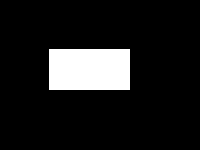
%> input picture HW4/boxIm1.bmp, 200 x 150 px
$ octave HW4.m   (GNU Octave 9; MATLAB toolbox functions it lacks are replaced by stand-ins)
%> lines starting %> are read from the running program, lines starting %| are printed output that depends on the picture; in (x1, y1, x2, y2) boxes, pixels count from 0 and x2, y2 are one past the last pixel; in counts of white or black regions, pixels touching at a corner belong together; the program's own positions count from 1
%%%%%%%%%%%%%%%%%%%%%%%%%%%%%%
%Problem 1

Im1 = im2double(imread('boxIm1.bmp'));
%> Im1: size 150x200 double; values 0 (black) and 1 (white), 11.1% white; 1 white region, box (x1, y1, x2, y2) and area: (49, 49, 130, 90) 3321
NvalsIm1 = similitudeMoments(Im1);
%> in spatial_central_moments, `m00 = sum(sum(image));`: m00 = 3321
%> after the loop in spatial_central_moments, `for row = 1 :y`: m01 = 232470; m10 = 298890
%> in spatial_central_moments, `x_bar = m10/m00;`: x_bar = 90
%> in spatial_central_moments, `y_bar = m01/m00;`: y_bar = 70
%> the loop in spatial_central_moments, `for row = 1 :y` made 150 passes
%> n_pq on passes 1 to 12: 0, 0, 0, 0, 0, 0, 0, 0, 0, 0, 0, 0
%> after the loop in spatial_central_moments, `for row = 1 :y`: u_pq = 464940
%> the loop in spatial_central_moments (call 2), `for row = 1 :y` made 150 passes
%> in similitudeMoments, `Nvals = [spatial_central_moments(image,0, 2), spatial_central_moments(..`: Nvals = [0.0422 0 0 0 0.165 0 0]
%> NvalsIm1 = [0.0422 0 0 0 0.165 0 0]
disp(NvalsIm1);
%|    0.0422        0        0        0   0.1646        0        0

Im2 = im2double(imread('boxIm2.bmp'));
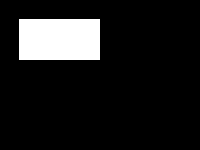
%> input picture HW4/boxIm2.bmp, 200 x 150 px
%> Im2: size 150x200 double; values 0 (black) and 1 (white), 11.1% white; 1 white region, box (x1, y1, x2, y2) and area: (19, 19, 100, 60) 3321
NvalsIm2 = similitudeMoments(Im2);
disp(NvalsIm2);
%|    0.0422        0        0        0   0.1646        0        0

Im3 = im2double(imread('boxIm3.bmp'));
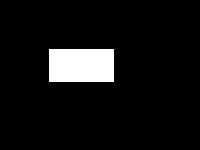
%> input picture HW4/boxIm3.bmp, 200 x 150 px
%> Im3: size 150x200 double; values 0 (black) and 1 (white), 7.1% white; 1 white region, box (x1, y1, x2, y2) and area: (49, 49, 114, 82) 2145
NvalsIm3 = similitudeMoments(Im3);
disp(NvalsIm3);
%|    0.0423        0        0        0   0.1641        0        0

Im4 = im2double(imread('boxIm4.bmp'));
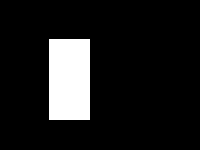
%> input picture HW4/boxIm4.bmp, 200 x 150 px
%> Im4: size 150x200 double; values 0 (black) and 1 (white), 11.1% white; 1 white region, box (x1, y1, x2, y2) and area: (49, 39, 90, 120) 3321
NvalsIm4 = similitudeMoments(Im4);
disp(NvalsIm4);
%|    0.1646        0        0        0   0.0422        0        0

%%%%%%%%%%%%%%%%%%%%%%%%%%%%%%
%Problem 2

%% Load the data
clear; close all;
load eigdata.txt;
X = eigdata;
subplot(5,1,1);
plot(X(:,1),X(:,2),'b.');
axis('equal');
%% mean-subtract data
m = mean(X);
Y = X - ones(size(X,1),1)*m;
subplot(5,1,2);
plot(Y(:,1),Y(:,2),'r.');
axis('equal');


%%%%%%%%%%%%%%%%%%%%%%%%%%%%%%
%Problem 3
cov_Y = cov(Y);
[U,V] = eig(cov_Y);
C = 9;
x_axis = U(:,1) * (sqrt(C *V(1,1)));
y_axis = U(:,2) * (sqrt(C *V(2,2)));
subplot(5,1,3);
plot(Y(:,1),Y(:,2),'r.');
hold on
plot([0,x_axis(1)],[0,x_axis(2)] , 'b');
plot([0,y_axis(1)],[0,y_axis(2)], 'b');
plot([0,-x_axis(1)],[0,-x_axis(2)] , 'b');
plot([0,-y_axis(1)],[0,-y_axis(2)], 'b');
axis('equal');
hold off

%%%%%%%%%%%%%%%%%%%%%%%%%%%%%%
%Problem 4

subplot(5,1,4);
Y = U' * Y';
Y = fliplr(Y');
plot(Y(:,1),Y(:,2),'r.');

%%%%%%%%%%%%%%%%%%%%%%%%%%%%%%
%Problem 5
subplot(5,1,5);
h = histogram(Y(:,1));
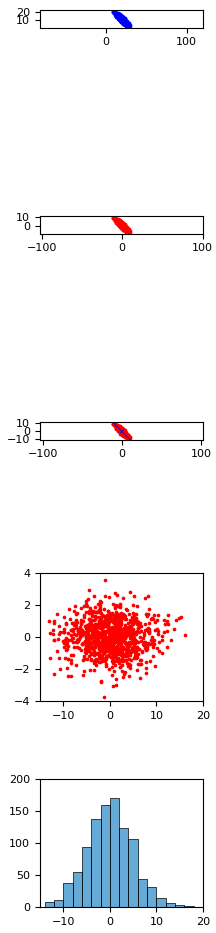
%> figure redrawn from the program's plot data, 5 panels; panel 5: tallest bar 171 high, from x = 0 to 2

%%%%%%%%%%%%%%%%%%%%%%%%%%%%%%
%function for problem 1
%similitude moments
function n_pq =  spatial_central_moments(image, p, q)
    m00 = sum(sum(image));
    [y,x] = size(image);

    m10 = 0;
    m01 = 0;
    for row = 1 :y
        for column=1:x
            m10 = m10 + column * image(row,column);
            m01 = m01 + row * image(row,column);

        end
    end
    x_bar = m10/m00;
    y_bar = m01/m00;

    u_pq = 0;
    for row = 1 :y
        for column=1:x
            u_pq = u_pq + ((column - x_bar)^p) * ((row - y_bar)^q) * image(row,column);
        end
    n_pq = u_pq / (m00 ^ (1+ ((p+q)/2)));
    end
end
function Nvals =  similitudeMoments(image)

       Nvals = [spatial_central_moments(image,0, 2), spatial_central_moments(image, 0, 3),...
           spatial_central_moments(image, 1, 1), spatial_central_moments(image, 1, 2),...
           spatial_central_moments(image, 2, 0), spatial_central_moments(image, 2, 1),...
           spatial_central_moments(image, 3, 0)];
end
